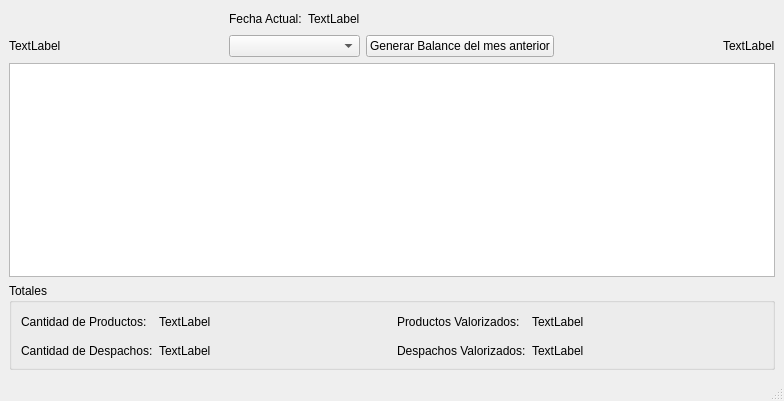
<?xml version="1.0" encoding="UTF-8"?>
<ui version="4.0">
 <class>MainWindow</class>
 <widget class="QMainWindow" name="MainWindow">
  <property name="geometry">
   <rect>
    <x>0</x>
    <y>0</y>
    <width>784</width>
    <height>401</height>
   </rect>
  </property>
  <property name="windowTitle">
   <string>MainWindow</string>
  </property>
  <widget class="QWidget" name="centralwidget">
   <layout class="QGridLayout" name="gridLayout_3">
    <item row="3" column="0" colspan="5">
     <widget class="QGroupBox" name="groupBox">
      <property name="title">
       <string>Totales</string>
      </property>
      <layout class="QGridLayout" name="gridLayout">
       <item row="0" column="0">
        <widget class="QLabel" name="label">
         <property name="text">
          <string>Cantidad de Productos:</string>
         </property>
        </widget>
       </item>
       <item row="0" column="1">
        <widget class="QLabel" name="lblCantProd">
         <property name="text">
          <string>TextLabel</string>
         </property>
        </widget>
       </item>
       <item row="0" column="2">
        <spacer name="horizontalSpacer">
         <property name="orientation">
          <enum>Qt::Horizontal</enum>
         </property>
         <property name="sizeHint" stdset="0">
          <size>
           <width>195</width>
           <height>20</height>
          </size>
         </property>
        </spacer>
       </item>
       <item row="0" column="3">
        <widget class="QLabel" name="lblProdValstr">
         <property name="text">
          <string>Productos Valorizados:</string>
         </property>
        </widget>
       </item>
       <item row="0" column="4">
        <widget class="QLabel" name="lblProdVal">
         <property name="text">
          <string>TextLabel</string>
         </property>
        </widget>
       </item>
       <item row="0" column="5">
        <spacer name="horizontalSpacer_3">
         <property name="orientation">
          <enum>Qt::Horizontal</enum>
         </property>
         <property name="sizeHint" stdset="0">
          <size>
           <width>194</width>
           <height>20</height>
          </size>
         </property>
        </spacer>
       </item>
       <item row="1" column="2" rowspan="2">
        <spacer name="horizontalSpacer_2">
         <property name="orientation">
          <enum>Qt::Horizontal</enum>
         </property>
         <property name="sizeHint" stdset="0">
          <size>
           <width>195</width>
           <height>20</height>
          </size>
         </property>
        </spacer>
       </item>
       <item row="1" column="5" rowspan="2">
        <spacer name="horizontalSpacer_4">
         <property name="orientation">
          <enum>Qt::Horizontal</enum>
         </property>
         <property name="sizeHint" stdset="0">
          <size>
           <width>194</width>
           <height>20</height>
          </size>
         </property>
        </spacer>
       </item>
       <item row="2" column="0">
        <widget class="QLabel" name="label_5">
         <property name="text">
          <string>Cantidad de Despachos:</string>
         </property>
        </widget>
       </item>
       <item row="2" column="1">
        <widget class="QLabel" name="lblCantDesp">
         <property name="text">
          <string>TextLabel</string>
         </property>
        </widget>
       </item>
       <item row="2" column="3">
        <widget class="QLabel" name="label_7">
         <property name="text">
          <string>Despachos Valorizados:</string>
         </property>
        </widget>
       </item>
       <item row="2" column="4">
        <widget class="QLabel" name="lblDespVal">
         <property name="text">
          <string>TextLabel</string>
         </property>
        </widget>
       </item>
      </layout>
     </widget>
    </item>
    <item row="0" column="0">
     <spacer name="horizontalSpacer_5">
      <property name="orientation">
       <enum>Qt::Horizontal</enum>
      </property>
      <property name="sizeHint" stdset="0">
       <size>
        <width>40</width>
        <height>20</height>
       </size>
      </property>
     </spacer>
    </item>
    <item row="0" column="1" colspan="2">
     <layout class="QGridLayout" name="gridLayout_2">
      <item row="0" column="1">
       <widget class="QLabel" name="label_6">
        <property name="text">
         <string>Fecha Actual:</string>
        </property>
       </widget>
      </item>
      <item row="0" column="2">
       <widget class="QLabel" name="lblFechaHoy">
        <property name="text">
         <string>TextLabel</string>
        </property>
       </widget>
      </item>
      <item row="0" column="0">
       <spacer name="horizontalSpacer_8">
        <property name="orientation">
         <enum>Qt::Horizontal</enum>
        </property>
        <property name="sizeType">
         <enum>QSizePolicy::Maximum</enum>
        </property>
        <property name="sizeHint" stdset="0">
         <size>
          <width>40</width>
          <height>20</height>
         </size>
        </property>
       </spacer>
      </item>
      <item row="0" column="3">
       <spacer name="horizontalSpacer_6">
        <property name="orientation">
         <enum>Qt::Horizontal</enum>
        </property>
        <property name="sizeType">
         <enum>QSizePolicy::Maximum</enum>
        </property>
        <property name="sizeHint" stdset="0">
         <size>
          <width>78</width>
          <height>20</height>
         </size>
        </property>
       </spacer>
      </item>
     </layout>
    </item>
    <item row="0" column="4">
     <spacer name="horizontalSpacer_7">
      <property name="orientation">
       <enum>Qt::Horizontal</enum>
      </property>
      <property name="sizeHint" stdset="0">
       <size>
        <width>40</width>
        <height>20</height>
       </size>
      </property>
     </spacer>
    </item>
    <item row="1" column="0">
     <layout class="QGridLayout" name="gridLayout_5">
      <item row="0" column="0">
       <widget class="QLabel" name="lblLogo">
        <property name="text">
         <string>TextLabel</string>
        </property>
       </widget>
      </item>
      <item row="0" column="1">
       <spacer name="horizontalSpacer_9">
        <property name="orientation">
         <enum>Qt::Horizontal</enum>
        </property>
        <property name="sizeType">
         <enum>QSizePolicy::Fixed</enum>
        </property>
        <property name="sizeHint" stdset="0">
         <size>
          <width>40</width>
          <height>20</height>
         </size>
        </property>
       </spacer>
      </item>
     </layout>
    </item>
    <item row="1" column="1" colspan="2">
     <widget class="QComboBox" name="cmbMeses"/>
    </item>
    <item row="1" column="4">
     <layout class="QGridLayout" name="gridLayout_4">
      <item row="0" column="1">
       <spacer name="horizontalSpacer_10">
        <property name="orientation">
         <enum>Qt::Horizontal</enum>
        </property>
        <property name="sizeType">
         <enum>QSizePolicy::Maximum</enum>
        </property>
        <property name="sizeHint" stdset="0">
         <size>
          <width>40</width>
          <height>20</height>
         </size>
        </property>
       </spacer>
      </item>
      <item row="0" column="2">
       <widget class="QLabel" name="lblLogo2">
        <property name="text">
         <string>TextLabel</string>
        </property>
       </widget>
      </item>
      <item row="0" column="0">
       <spacer name="horizontalSpacer_11">
        <property name="orientation">
         <enum>Qt::Horizontal</enum>
        </property>
        <property name="sizeHint" stdset="0">
         <size>
          <width>40</width>
          <height>20</height>
         </size>
        </property>
       </spacer>
      </item>
     </layout>
    </item>
    <item row="2" column="0" colspan="5">
     <widget class="QTableView" name="tableView"/>
    </item>
    <item row="1" column="3">
     <widget class="QPushButton" name="pbBalance">
      <property name="text">
       <string>Generar Balance del mes anterior</string>
      </property>
     </widget>
    </item>
   </layout>
  </widget>
  <widget class="QMenuBar" name="menubar">
   <property name="geometry">
    <rect>
     <x>0</x>
     <y>0</y>
     <width>784</width>
     <height>21</height>
    </rect>
   </property>
  </widget>
  <widget class="QStatusBar" name="statusbar"/>
 </widget>
 <resources/>
 <connections/>
</ui>
